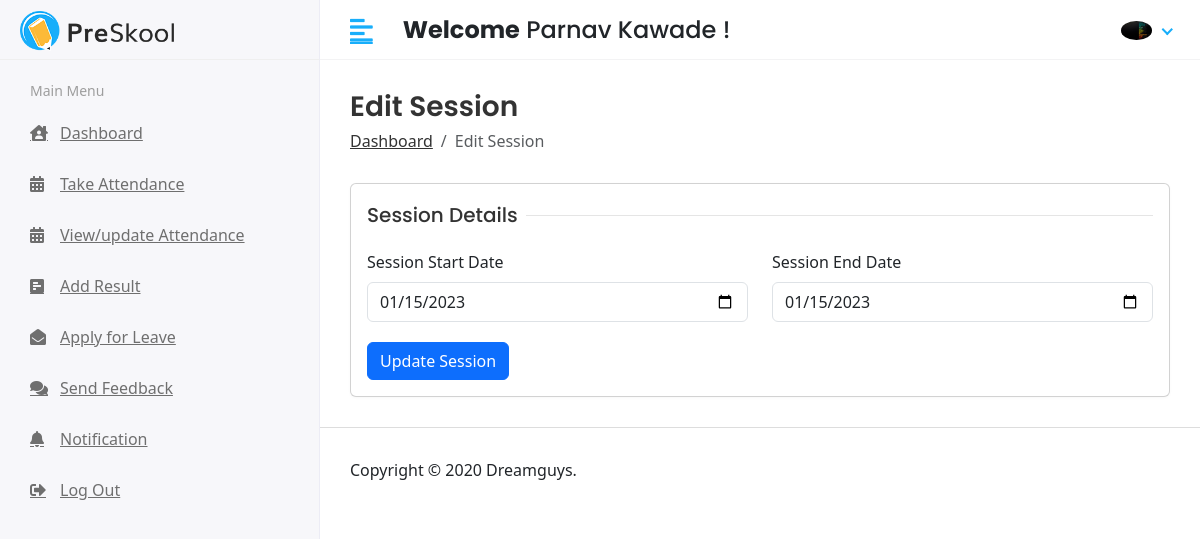
The app's page /hod/session/edit/25 (signed in) with its own data.
### app/models.py (models this page shows, shortened)
class CustomUser(AbstractUser):
    USER = (
        (1,'HOD'),
        (2,'TEACHER'),
        (3,'STUDENT'),
    )
    user_type = models.CharField(choices=USER, max_length=50, default=1)
    profile_pic = models.ImageField(upload_to='media/profile_pic')
    dob = models.DateField(max_length=8,default=date.today)
    phone_no = models.CharField(max_length=12)
    address = models.TextField()

class Session_Year(models.Model):
    startSession = models.DateField()
    endSession = models.DateField()

### student_management_systems/Hod_Views.py (the view)
# urls.py: path('hod/session/edit/<str:id>',Hod_Views.sessionEdit, name='sessionEdit'),
@login_required(login_url='/')
def sessionEdit(request, id):
    sessionYear = Session_Year.objects.get(id=id)
    context = {
        'sessionYear': sessionYear
    }
    return render(request, 'Hod/session_edit.html', context)

### templates/Hod/session_edit.html (shortened to what this page needs)
{% extends 'base.html' %}
{% block content %}
<div class="content container-fluid">
    <div class="page-header">
        <div class="row align-items-center">
            <div class="col">
                <h3 class="page-title">Edit Session</h3>
                <ul class="breadcrumb">
                    <li class="breadcrumb-item"><a href="">Dashboard
                        </a></li>
                    <li class="breadcrumb-item active">Edit Session</li>
                </ul>
            </div>
        </div>
    </div>
    <div class="row">
        <div class="col-sm-12">
            <div class="card">
                <div class="card-body">
                    <form action="{% url 'sessionUpdate' %}" method="POST">
                        <div class="row">
                            <div class="col-12">
                                <h5 class="form-title"><span>Session Details</span></h5>
                            </div>
                            <div class="col-12 col-sm-6">
                                <div class="form-group">
                                    <label>Session Start Date</label>
                                    <input type="date" class="form-control" name="start"
                                        value="{{sessionYear.startSession|date:'Y-m-d'}}">
                                </div>
                            </div>
                            <div class="col-12 col-sm-6">
                                <div class="form-group">
                                    <label>Session End Date</label>
                                    <input type="date" class="form-control" name="end"
                                        value="{{sessionYear.endSession|date:'Y-m-d'}}">
                                </div>
                            </div>
                            <div class="col-12">
                                <button type="submit" class="btn btn-primary">Update Session</button>
                            </div>
                        </div>
                    </form>
                </div>
            </div>
        </div>
    </div>
</div>
{% endblock content %}

### templates/includes/header.html (shortened to what this page needs)
{% load static %}
<div class="header">
    <div class="header-left">
        <a href="" class="logo">
            <img src="{% static 'assets/img/logo.png' %}" alt="Logo">
        </a>
    </div>
    <a href="javascript:void(0);" id="toggle_btn">
        <i class="fas fa-align-left"></i>
    </a>
    <div class="top-nav-search mt-3">
        <h4><strong>Welcome</strong><span> {{user.first_name}} {{user.last_name}} !</span></h4>
    </div>
    <ul class="nav user-menu">
        <li class="nav-item dropdown has-arrow">
            <a href="#" class="dropdown-toggle nav-link" data-toggle="dropdown">
                <span class="user-img">
                    {% if user.profile_pic == "" %}
                    <img class="rounded-circle" src="/media/profile_pic/avtar.JPEG" width="31"
                        alt="{{user.first_name}}">
                    {% else %}
                    <img class="rounded-circle" src="/{{user.profile_pic}}" width="31" alt="{{user.first_name}}
                        {{user.last_name}}">
                    {% endif %}</span>
            </a>
        </li>
    </ul>
</div>

### static/assets/css/style.css (style rules this page uses)
html { height: 100%; }
body { background-color: #fff; color: #333; font-family: 'Poppins', sans-serif; font-size: 1rem; height: 100%; line-height: 1.5; overflow-x: hidden; }
h1, h2, h3, h4, h5, h6 { font-family: 'Poppins', sans-serif; margin-top: 0; }
.form-control { border: 1px solid #ddd; box-shadow: none; color: #333; font-size: 15px; height: 40px; }
a { color: #009ce7; }
input, button, a { transition: all 0.4s ease; -moz-transition: all 0.4s ease; -o-transition: all 0.4s ease; -ms-transition: all 0.4s ease; -webkit-transition: all 0.4s ease; }
input, input:focus, button, button:focus { outline: none; }
.form-group { margin-bottom: 1.25rem; }
ul, ol { padding: 0px; list-style: none; }
.btn-primary { background-color: #FFBC53; border: 1px solid #FFBC53; }
.card { border: 1px solid #ececf5; box-shadow: 0 1px 3px 0 rgba(0, 0, 0, 0.03); margin-bottom: 1.875rem; }
.card-body { padding: 1.5rem; }
.header { background-color: #fff; border-bottom: 1px solid #f3f3f4; left: 0; position: fixed; right: 0; top: 0; z-index: 1001; height: 60px; }
.header .header-left { float: left; height: 60px; padding: 0 20px; position: relative; width: 320px; z-index: 1; transition: all 0.2s ease-in-out; background-color: #f7f7fa; border-bottom: 1px solid #efefef; border-right: 1px solid #ececf5; display: flex; align-items: center; }
.header .header-left .logo { display: inline-block; line-height: 60px; }
.header .header-left .logo img { max-height: 40px; width: auto; }
.header .dropdown-toggle:after { display: none; }
.header .has-arrow .dropdown-toggle:after { border-top: 0; border-left: 0; border-bottom: 2px solid #18aefa; border-right: 2px solid #18aefa; content: ''; height: 8px; display: inline-block; pointer-events: none; -webkit-transform-origin: 66% 66%; -ms-transform-origin: 66% 66%; transform-origin: 66% 66%; -webkit-transform: rotate(45deg); -ms-transform: rotate(45deg); transform: rotate(45deg); -webkit-transition: all 0.15s ease-in-out; transition: all 0.15s ease-in-out; width: 8px; vertical-align: 0px; }
.user-menu { float: right; margin: 0; position: relative; z-index: 99; padding-right: 15px; }
.user-menu.nav > li > a { color: #a0a0a0; font-size: 14px; line-height: 58px; padding: 0 15px; height: 60px; }
.user-img { margin-right: 3px; position: relative; }
.top-nav-search { float: left; margin-left: 15px; }
.page-wrapper > .content { padding: 1.875rem 1.875rem 0; }
.page-header { margin-bottom: 1.875rem; }
.page-header .breadcrumb { background-color: transparent; color: #6c757d; font-size: 1rem; font-weight: 500; margin-bottom: 0; padding: 0; }
.page-header .breadcrumb a { color: #333; }
.page-title { font-size: 28px; font-weight: 600; color: #333; margin-bottom: 5px; }
.form-title { width: 100%; max-width: 100%; padding: 0; font-size: 1.25rem; font-weight: 500; line-height: inherit; color: #333; white-space: normal; position: relative; display: block; margin-bottom: 20px; }
.form-title:before { content: ""; position: absolute; left: 0px; right: 0px; height: 1px; top: 50%; background-color: rgba(0, 0, 0, 0.1); }
.form-title span { padding: 0px 0.5rem 0 0; background-color: #fff; display: inline-block; z-index: 2; position: relative; }
@media (min-width: 992px) { #toggle_btn { align-items: center; color: #18aefa; display: inline-flex; float: left; font-size: 26px; height: 60px; justify-content: center; margin-left: 15px; padding: 0 15px; } }

### records on screen
CustomUser: first_name "Parnav", last_name "Kawade", profile_pic (picture)
Session_Year: start "01/15/2023", end "01/15/2023"
